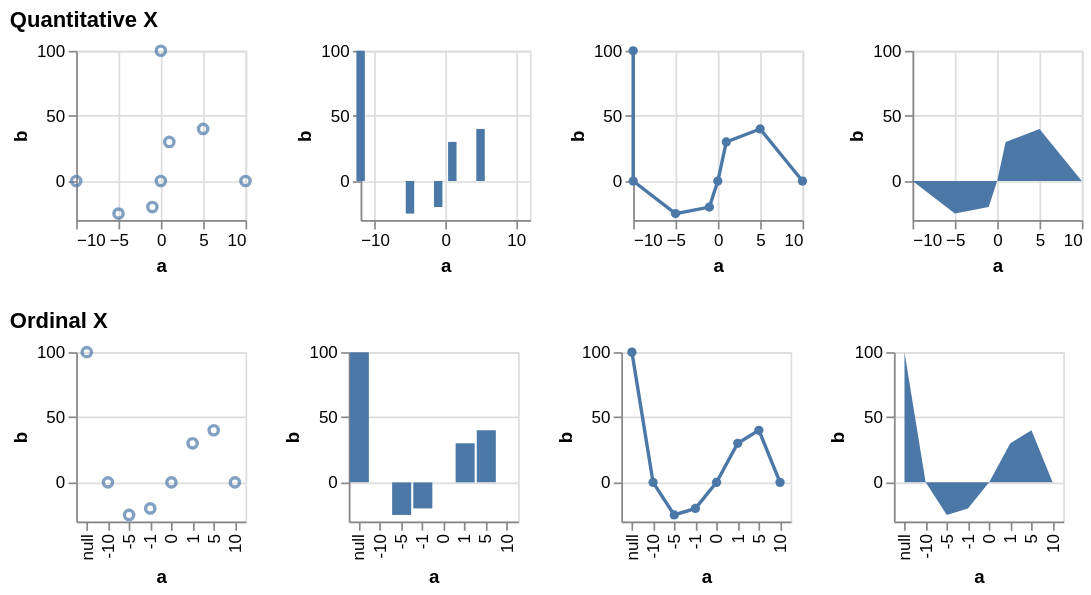

Express this chart as Vega-Lite.
### Vega specification from a JSON file in a GitHub repository (floating-point values rounded to 4 significant figures)
{"$schema": "https://vega.github.io/schema/vega/v5.json", "description": "Testing invalid", "background": "white", "padding": 5, "data": [{"name": "source_0", "values": [{"a": null, "b": 100}, {"a": -10, "b": null}, {"a": -5, "b": -25}, {"a": -1, "b": -20}, {"a": 0, "b": null}, {"a": 1, "b": 30}, {"a": 5, "b": 40}, {"a": 10, "b": null}]}, {"name": "data_0", "source": "source_0", "transform": [{"type": "formula", "expr": "toNumber(datum[\"a\"])", "as": "a"}]}, {"name": "data_2", "source": "data_0", "transform": [{"type": "stack", "groupby": ["a"], "field": "b", "sort": {"field": [], "order": []}, "as": ["b_start", "b_end"], "offset": "zero"}]}, {"name": "data_3", "source": "data_0", "transform": [{"type": "impute", "field": "b", "groupby": [], "key": "a", "method": "value", "value": 0}, {"type": "stack", "groupby": ["a"], "field": "b", "sort": {"field": [], "order": []}, "as": ["b_start", "b_end"], "offset": "zero"}]}, {"name": "data_4", "source": "data_0", "transform": [{"type": "stack", "groupby": ["a"], "field": "b", "sort": {"field": [], "order": []}, "as": ["b_start", "b_end"], "offset": "zero"}]}, {"name": "data_5", "source": "data_0", "transform": [{"type": "impute", "field": "b", "groupby": [], "key": "a", "method": "value", "value": 0}, {"type": "stack", "groupby": ["a"], "field": "b", "sort": {"field": [], "order": []}, "as": ["b_start", "b_end"], "offset": "zero"}]}], "signals": [{"name": "childHeight", "value": 100}, {"name": "concat_0_childWidth", "value": 100}, {"name": "concat_1_childWidth", "value": 100}], "layout": {"padding": 20, "columns": 1, "bounds": "full", "align": "each"}, "marks": [{"type": "group", "name": "concat_0_group", "title": {"text": "Quantitative X", "anchor": "start"}, "layout": {"padding": 20, "bounds": "full", "align": "each"}, "marks": [{"type": "group", "name": "concat_0_concat_0_group", "style": "cell", "encode": {"update": {"width": {"signal": "concat_0_childWidth"}, "height": {"signal": "childHeight"}}}, "marks": [{"name": "concat_0_concat_0_marks", "type": "symbol", "style": ["point"], "from": {"data": "data_0"}, "encode": {"update": {"opacity": {"value": 0.7}, "fill": {"value": "transparent"}, "stroke": {"value": "#4c78a8"}, "ariaRoleDescription": {"value": "point"}, "description": {"signal": "\"a: \" + (format(datum[\"a\"], \"\")) + \"; b: \" + (format(datum[\"b\"], \"\"))"}, "x": [{"test": "!isValid(datum[\"a\"]) || !isFinite(+datum[\"a\"])", "scale": "concat_0_concat_0_x", "value": 0}, {"scale": "concat_0_concat_0_x", "field": "a"}], "y": [{"test": "!isValid(datum[\"b\"]) || !isFinite(+datum[\"b\"])", "scale": "concat_0_concat_0_y", "value": 0}, {"scale": "concat_0_concat_0_y", "field": "b"}]}}}], "axes": [{"scale": "concat_0_concat_0_x", "orient": "bottom", "gridScale": "concat_0_concat_0_y", "grid": true, "tickCount": {"signal": "ceil(concat_0_childWidth/40)"}, "domain": false, "labels": false, "aria": false, "maxExtent": 0, "minExtent": 0, "ticks": false, "zindex": 0}, {"scale": "concat_0_concat_0_y", "orient": "left", "gridScale": "concat_0_concat_0_x", "grid": true, "tickCount": {"signal": "ceil(childHeight/40)"}, "domain": false, "labels": false, "aria": false, "maxExtent": 0, "minExtent": 0, "ticks": false, "zindex": 0}, {"scale": "concat_0_concat_0_x", "orient": "bottom", "grid": false, "title": "a", "labelFlush": true, "labelOverlap": true, "tickCount": {"signal": "ceil(concat_0_childWidth/40)"}, "zindex": 0}, {"scale": "concat_0_concat_0_y", "orient": "left", "grid": false, "title": "b", "labelOverlap": true, "tickCount": {"signal": "ceil(childHeight/40)"}, "zindex": 0}]}, {"type": "group", "name": "concat_0_concat_1_group", "style": "cell", "encode": {"update": {"width": {"signal": "concat_0_childWidth"}, "height": {"signal": "childHeight"}}}, "marks": [{"name": "concat_0_concat_1_marks", "type": "rect", "style": ["bar"], "from": {"data": "data_2"}, "encode": {"update": {"fill": {"value": "#4c78a8"}, "ariaRoleDescription": {"value": "bar"}, "description": {"signal": "\"a: \" + (format(datum[\"a\"], \"\")) + \"; b: \" + (format(datum[\"b\"], \"\"))"}, "xc": [{"test": "!isValid(datum[\"a\"]) || !isFinite(+datum[\"a\"])", "value": 0}, {"scale": "concat_0_concat_1_x", "field": "a"}], "width": {"value": 5}, "y": {"scale": "concat_0_concat_1_y", "field": "b_end"}, "y2": {"scale": "concat_0_concat_1_y", "field": "b_start"}}}}], "axes": [{"scale": "concat_0_concat_1_x", "orient": "bottom", "gridScale": "concat_0_concat_1_y", "grid": true, "tickCount": {"signal": "ceil(concat_0_childWidth/40)"}, "domain": false, "labels": false, "aria": false, "maxExtent": 0, "minExtent": 0, "ticks": false, "zindex": 0}, {"scale": "concat_0_concat_1_y", "orient": "left", "gridScale": "concat_0_concat_1_x", "grid": true, "tickCount": {"signal": "ceil(childHeight/40)"}, "domain": false, "labels": false, "aria": false, "maxExtent": 0, "minExtent": 0, "ticks": false, "zindex": 0}, {"scale": "concat_0_concat_1_x", "orient": "bottom", "grid": false, "title": "a", "labelFlush": true, "labelOverlap": true, "tickCount": {"signal": "ceil(concat_0_childWidth/40)"}, "zindex": 0}, {"scale": "concat_0_concat_1_y", "orient": "left", "grid": false, "title": "b", "labelOverlap": true, "tickCount": {"signal": "ceil(childHeight/40)"}, "zindex": 0}]}, {"type": "group", "name": "concat_0_concat_2_group", "style": "cell", "encode": {"update": {"width": {"signal": "concat_0_childWidth"}, "height": {"signal": "childHeight"}}}, "marks": [{"name": "concat_0_concat_2_layer_0_marks", "type": "line", "style": ["line"], "sort": {"field": "datum[\"a\"]"}, "from": {"data": "data_0"}, "encode": {"update": {"stroke": {"value": "#4c78a8"}, "description": {"signal": "\"a: \" + (format(datum[\"a\"], \"\")) + \"; b: \" + (format(datum[\"b\"], \"\"))"}, "x": [{"test": "!isValid(datum[\"a\"]) || !isFinite(+datum[\"a\"])", "value": 0}, {"scale": "concat_0_concat_2_x", "field": "a"}], "y": [{"test": "!isValid(datum[\"b\"]) || !isFinite(+datum[\"b\"])", "scale": "concat_0_concat_2_y", "value": 0}, {"scale": "concat_0_concat_2_y", "field": "b"}]}}}, {"name": "concat_0_concat_2_layer_1_marks", "type": "symbol", "style": ["point"], "from": {"data": "data_0"}, "encode": {"update": {"opacity": {"value": 1}, "fill": {"value": "#4c78a8"}, "ariaRoleDescription": {"value": "point"}, "description": {"signal": "\"a: \" + (format(datum[\"a\"], \"\")) + \"; b: \" + (format(datum[\"b\"], \"\"))"}, "x": [{"test": "!isValid(datum[\"a\"]) || !isFinite(+datum[\"a\"])", "value": 0}, {"scale": "concat_0_concat_2_x", "field": "a"}], "y": [{"test": "!isValid(datum[\"b\"]) || !isFinite(+datum[\"b\"])", "scale": "concat_0_concat_2_y", "value": 0}, {"scale": "concat_0_concat_2_y", "field": "b"}]}}}], "axes": [{"scale": "concat_0_concat_2_x", "orient": "bottom", "gridScale": "concat_0_concat_2_y", "grid": true, "tickCount": {"signal": "ceil(concat_0_childWidth/40)"}, "domain": false, "labels": false, "aria": false, "maxExtent": 0, "minExtent": 0, "ticks": false, "zindex": 0}, {"scale": "concat_0_concat_2_y", "orient": "left", "gridScale": "concat_0_concat_2_x", "grid": true, "tickCount": {"signal": "ceil(childHeight/40)"}, "domain": false, "labels": false, "aria": false, "maxExtent": 0, "minExtent": 0, "ticks": false, "zindex": 0}, {"scale": "concat_0_concat_2_x", "orient": "bottom", "grid": false, "title": "a", "labelFlush": true, "labelOverlap": true, "tickCount": {"signal": "ceil(concat_0_childWidth/40)"}, "zindex": 0}, {"scale": "concat_0_concat_2_y", "orient": "left", "grid": false, "title": "b", "labelOverlap": true, "tickCount": {"signal": "ceil(childHeight/40)"}, "zindex": 0}]}, {"type": "group", "name": "concat_0_concat_3_group", "style": "cell", "encode": {"update": {"width": {"signal": "concat_0_childWidth"}, "height": {"signal": "childHeight"}}}, "marks": [{"name": "concat_0_concat_3_marks", "type": "area", "style": ["area"], "sort": {"field": "datum[\"a\"]"}, "from": {"data": "data_3"}, "encode": {"update": {"orient": {"value": "vertical"}, "fill": {"value": "#4c78a8"}, "description": {"signal": "\"a: \" + (format(datum[\"a\"], \"\")) + \"; b: \" + (format(datum[\"b\"], \"\"))"}, "x": [{"test": "!isValid(datum[\"a\"]) || !isFinite(+datum[\"a\"])", "value": 0}, {"scale": "concat_0_concat_3_x", "field": "a"}], "y": {"scale": "concat_0_concat_3_y", "field": "b_end"}, "y2": {"scale": "concat_0_concat_3_y", "field": "b_start"}}}}], "axes": [{"scale": "concat_0_concat_3_x", "orient": "bottom", "gridScale": "concat_0_concat_3_y", "grid": true, "tickCount": {"signal": "ceil(concat_0_childWidth/40)"}, "domain": false, "labels": false, "aria": false, "maxExtent": 0, "minExtent": 0, "ticks": false, "zindex": 0}, {"scale": "concat_0_concat_3_y", "orient": "left", "gridScale": "concat_0_concat_3_x", "grid": true, "tickCount": {"signal": "ceil(childHeight/40)"}, "domain": false, "labels": false, "aria": false, "maxExtent": 0, "minExtent": 0, "ticks": false, "zindex": 0}, {"scale": "concat_0_concat_3_x", "orient": "bottom", "grid": false, "title": "a", "labelFlush": true, "labelOverlap": true, "tickCount": {"signal": "ceil(concat_0_childWidth/40)"}, "zindex": 0}, {"scale": "concat_0_concat_3_y", "orient": "left", "grid": false, "title": "b", "labelOverlap": true, "tickCount": {"signal": "ceil(childHeight/40)"}, "zindex": 0}]}]}, {"type": "group", "name": "concat_1_group", "title": {"text": "Ordinal X", "anchor": "start"}, "layout": {"padding": 20, "bounds": "full", "align": "each"}, "marks": [{"type": "group", "name": "concat_1_concat_0_group", "style": "cell", "encode": {"update": {"width": {"signal": "concat_1_childWidth"}, "height": {"signal": "childHeight"}}}, "marks": [{"name": "concat_1_concat_0_marks", "type": "symbol", "style": ["point"], "from": {"data": "data_0"}, "encode": {"update": {"opacity": {"value": 0.7}, "fill": {"value": "transparent"}, "stroke": {"value": "#4c78a8"}, "ariaRoleDescription": {"value": "point"}, "description": {"signal": "\"a: \" + (isValid(datum[\"a\"]) ? datum[\"a\"] : \"\"+datum[\"a\"]) + \"; b: \" + (format(datum[\"b\"], \"\"))"}, "x": {"scale": "concat_1_concat_0_x", "field": "a"}, "y": [{"test": "!isValid(datum[\"b\"]) || !isFinite(+datum[\"b\"])", "scale": "concat_1_concat_0_y", "value": 0}, {"scale": "concat_1_concat_0_y", "field": "b"}]}}}], "axes": [{"scale": "concat_1_concat_0_y", "orient": "left", "gridScale": "concat_1_concat_0_x", "grid": true, "tickCount": {"signal": "ceil(childHeight/40)"}, "domain": false, "labels": false, "aria": false, "maxExtent": 0, "minExtent": 0, "ticks": false, "zindex": 0}, {"scale": "concat_1_concat_0_x", "orient": "bottom", "grid": false, "title": "a", "labelAlign": "right", "labelAngle": 270, "labelBaseline": "middle", "zindex": 0}, {"scale": "concat_1_concat_0_y", "orient": "left", "grid": false, "title": "b", "labelOverlap": true, "tickCount": {"signal": "ceil(childHeight/40)"}, "zindex": 0}]}, {"type": "group", "name": "concat_1_concat_1_group", "style": "cell", "encode": {"update": {"width": {"signal": "concat_1_childWidth"}, "height": {"signal": "childHeight"}}}, "marks": [{"name": "concat_1_concat_1_marks", "type": "rect", "style": ["bar"], "from": {"data": "data_4"}, "encode": {"update": {"fill": {"value": "#4c78a8"}, "ariaRoleDescription": {"value": "bar"}, "description": {"signal": "\"a: \" + (isValid(datum[\"a\"]) ? datum[\"a\"] : \"\"+datum[\"a\"]) + \"; b: \" + (format(datum[\"b\"], \"\"))"}, "x": {"scale": "concat_1_concat_1_x", "field": "a"}, "width": {"signal": "max(0.25, bandwidth('concat_1_concat_1_x'))"}, "y": {"scale": "concat_1_concat_1_y", "field": "b_end"}, "y2": {"scale": "concat_1_concat_1_y", "field": "b_start"}}}}], "axes": [{"scale": "concat_1_concat_1_y", "orient": "left", "gridScale": "concat_1_concat_1_x", "grid": true, "tickCount": {"signal": "ceil(childHeight/40)"}, "domain": false, "labels": false, "aria": false, "maxExtent": 0, "minExtent": 0, "ticks": false, "zindex": 0}, {"scale": "concat_1_concat_1_x", "orient": "bottom", "grid": false, "title": "a", "labelAlign": "right", "labelAngle": 270, "labelBaseline": "middle", "zindex": 0}, {"scale": "concat_1_concat_1_y", "orient": "left", "grid": false, "title": "b", "labelOverlap": true, "tickCount": {"signal": "ceil(childHeight/40)"}, "zindex": 0}]}, {"type": "group", "name": "concat_1_concat_2_group", "style": "cell", "encode": {"update": {"width": {"signal": "concat_1_childWidth"}, "height": {"signal": "childHeight"}}}, "marks": [{"name": "concat_1_concat_2_layer_0_marks", "type": "line", "style": ["line"], "sort": {"field": "datum[\"a\"]"}, "from": {"data": "data_0"}, "encode": {"update": {"stroke": {"value": "#4c78a8"}, "description": {"signal": "\"a: \" + (isValid(datum[\"a\"]) ? datum[\"a\"] : \"\"+datum[\"a\"]) + \"; b: \" + (format(datum[\"b\"], \"\"))"}, "x": {"scale": "concat_1_concat_2_x", "field": "a"}, "y": [{"test": "!isValid(datum[\"b\"]) || !isFinite(+datum[\"b\"])", "scale": "concat_1_concat_2_y", "value": 0}, {"scale": "concat_1_concat_2_y", "field": "b"}]}}}, {"name": "concat_1_concat_2_layer_1_marks", "type": "symbol", "style": ["point"], "from": {"data": "data_0"}, "encode": {"update": {"opacity": {"value": 1}, "fill": {"value": "#4c78a8"}, "ariaRoleDescription": {"value": "point"}, "description": {"signal": "\"a: \" + (isValid(datum[\"a\"]) ? datum[\"a\"] : \"\"+datum[\"a\"]) + \"; b: \" + (format(datum[\"b\"], \"\"))"}, "x": {"scale": "concat_1_concat_2_x", "field": "a"}, "y": [{"test": "!isValid(datum[\"b\"]) || !isFinite(+datum[\"b\"])", "scale": "concat_1_concat_2_y", "value": 0}, {"scale": "concat_1_concat_2_y", "field": "b"}]}}}], "axes": [{"scale": "concat_1_concat_2_y", "orient": "left", "gridScale": "concat_1_concat_2_x", "grid": true, "tickCount": {"signal": "ceil(childHeight/40)"}, "domain": false, "labels": false, "aria": false, "maxExtent": 0, "minExtent": 0, "ticks": false, "zindex": 0}, {"scale": "concat_1_concat_2_x", "orient": "bottom", "grid": false, "title": "a", "labelAlign": "right", "labelAngle": 270, "labelBaseline": "middle", "zindex": 0}, {"scale": "concat_1_concat_2_y", "orient": "left", "grid": false, "title": "b", "labelOverlap": true, "tickCount": {"signal": "ceil(childHeight/40)"}, "zindex": 0}]}, {"type": "group", "name": "concat_1_concat_3_group", "style": "cell", "encode": {"update": {"width": {"signal": "concat_1_childWidth"}, "height": {"signal": "childHeight"}}}, "marks": [{"name": "concat_1_concat_3_marks", "type": "area", "style": ["area"], "sort": {"field": "datum[\"a\"]"}, "from": {"data": "data_5"}, "encode": {"update": {"orient": {"value": "vertical"}, "fill": {"value": "#4c78a8"}, "description": {"signal": "\"a: \" + (isValid(datum[\"a\"]) ? datum[\"a\"] : \"\"+datum[\"a\"]) + \"; b: \" + (format(datum[\"b\"], \"\"))"}, "x": {"scale": "concat_1_concat_3_x", "field": "a"}, "y": {"scale": "concat_1_concat_3_y", "field": "b_end"}, "y2": {"scale": "concat_1_concat_3_y", "field": "b_start"}}}}], "axes": [{"scale": "concat_1_concat_3_y", "orient": "left", "gridScale": "concat_1_concat_3_x", "grid": true, "tickCount": {"signal": "ceil(childHeight/40)"}, "domain": false, "labels": false, "aria": false, "maxExtent": 0, "minExtent": 0, "ticks": false, "zindex": 0}, {"scale": "concat_1_concat_3_x", "orient": "bottom", "grid": false, "title": "a", "labelAlign": "right", "labelAngle": 270, "labelBaseline": "middle", "zindex": 0}, {"scale": "concat_1_concat_3_y", "orient": "left", "grid": false, "title": "b", "labelOverlap": true, "tickCount": {"signal": "ceil(childHeight/40)"}, "zindex": 0}]}]}], "scales": [{"name": "concat_0_concat_0_x", "type": "linear", "domain": {"data": "data_0", "field": "a"}, "range": [0, {"signal": "concat_0_childWidth"}], "nice": true, "zero": true}, {"name": "concat_0_concat_0_y", "type": "linear", "domain": {"data": "data_0", "field": "b"}, "range": [{"signal": "childHeight"}, 0], "nice": true, "zero": true}, {"name": "concat_0_concat_1_x", "type": "linear", "domain": {"data": "data_2", "field": "a"}, "range": [0, {"signal": "concat_0_childWidth"}], "nice": true, "zero": false, "padding": 5}, {"name": "concat_0_concat_1_y", "type": "linear", "domain": {"data": "data_2", "fields": ["b_start", "b_end"]}, "range": [{"signal": "childHeight"}, 0], "nice": true, "zero": true}, {"name": "concat_0_concat_2_x", "type": "linear", "domain": {"data": "data_0", "field": "a"}, "range": [0, {"signal": "concat_0_childWidth"}], "nice": true, "zero": false}, {"name": "concat_0_concat_2_y", "type": "linear", "domain": {"data": "data_0", "field": "b"}, "range": [{"signal": "childHeight"}, 0], "nice": true, "zero": true}, {"name": "concat_0_concat_3_x", "type": "linear", "domain": {"data": "data_3", "field": "a"}, "range": [0, {"signal": "concat_0_childWidth"}], "nice": true, "zero": false}, {"name": "concat_0_concat_3_y", "type": "linear", "domain": {"data": "data_3", "fields": ["b_start", "b_end"]}, "range": [{"signal": "childHeight"}, 0], "nice": true, "zero": true}, {"name": "concat_1_concat_0_x", "type": "point", "domain": {"data": "data_0", "field": "a", "sort": true}, "range": [0, {"signal": "concat_1_childWidth"}], "padding": 0.5}, {"name": "concat_1_concat_0_y", "type": "linear", "domain": {"data": "data_0", "field": "b"}, "range": [{"signal": "childHeight"}, 0], "nice": true, "zero": true}, {"name": "concat_1_concat_1_x", "type": "band", "domain": {"data": "data_4", "field": "a", "sort": true}, "range": [0, {"signal": "concat_1_childWidth"}], "paddingInner": 0.1, "paddingOuter": 0.05}, {"name": "concat_1_concat_1_y", "type": "linear", "domain": {"data": "data_4", "fields": ["b_start", "b_end"]}, "range": [{"signal": "childHeight"}, 0], "nice": true, "zero": true}, {"name": "concat_1_concat_2_x", "type": "point", "domain": {"data": "data_0", "field": "a", "sort": true}, "range": [0, {"signal": "concat_1_childWidth"}], "padding": 0.5}, {"name": "concat_1_concat_2_y", "type": "linear", "domain": {"data": "data_0", "field": "b"}, "range": [{"signal": "childHeight"}, 0], "nice": true, "zero": true}, {"name": "concat_1_concat_3_x", "type": "point", "domain": {"data": "data_5", "field": "a", "sort": true}, "range": [0, {"signal": "concat_1_childWidth"}], "padding": 0.5}, {"name": "concat_1_concat_3_y", "type": "linear", "domain": {"data": "data_5", "fields": ["b_start", "b_end"]}, "range": [{"signal": "childHeight"}, 0], "nice": true, "zero": true}]}
